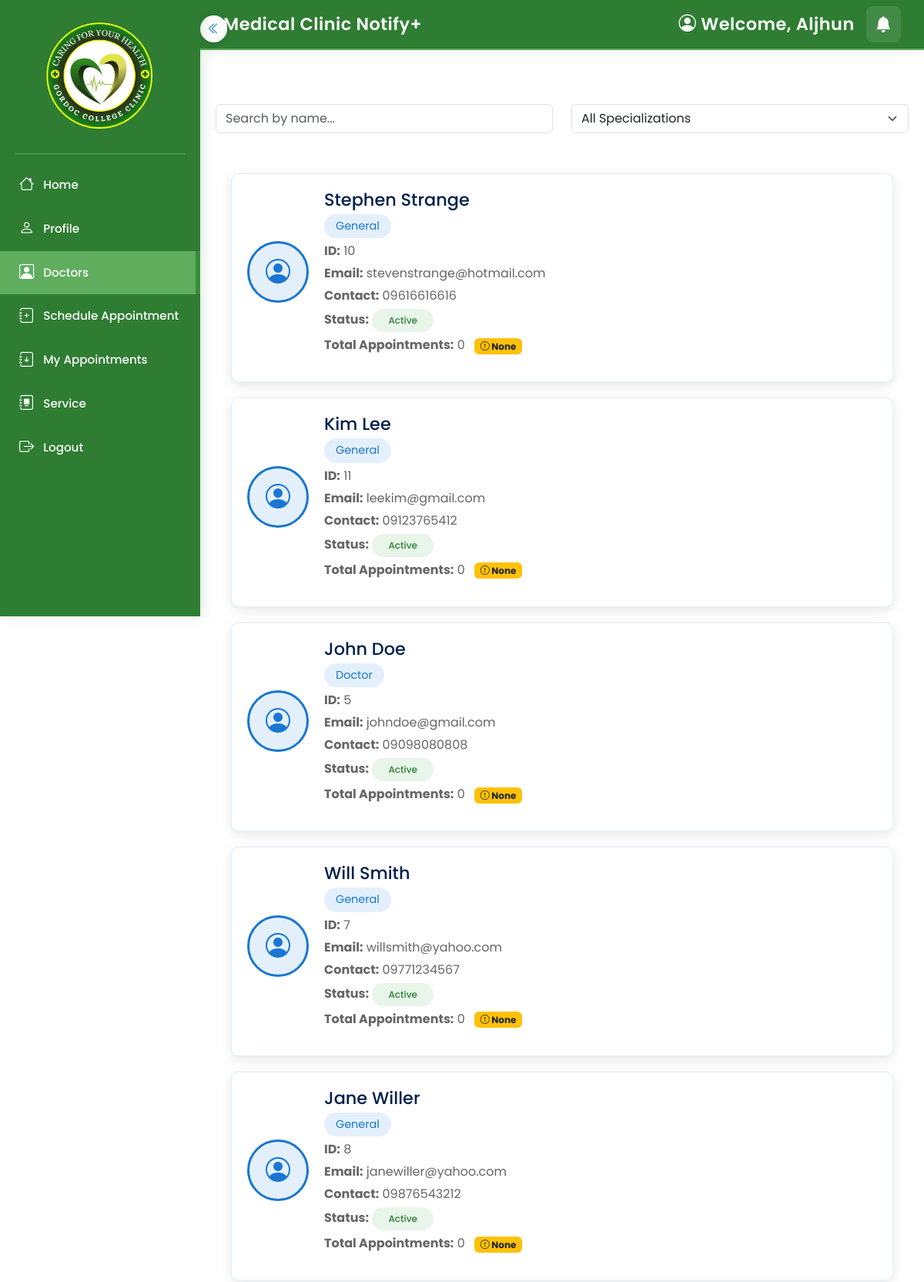
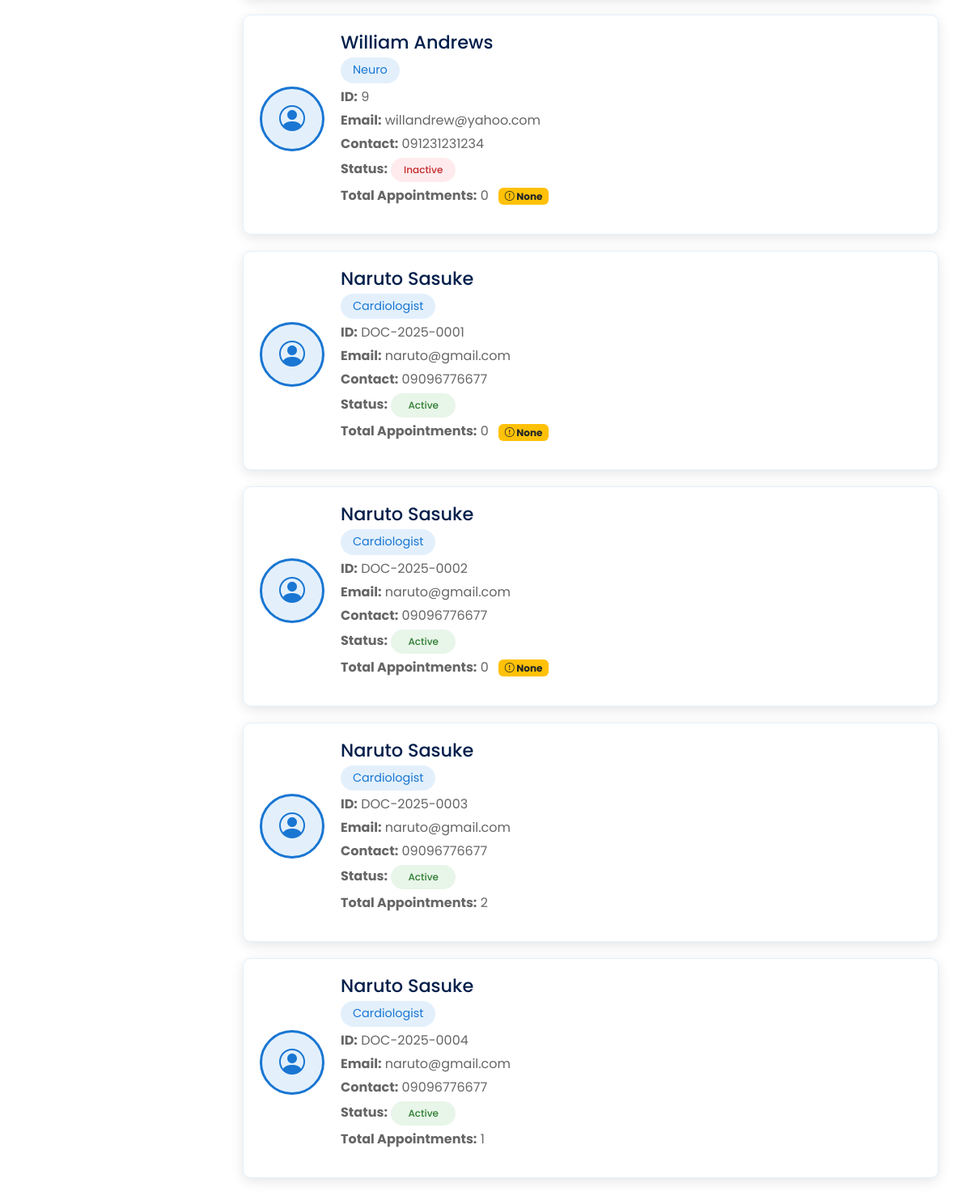
Screenshot of /doctors.php (signed in) with the database file from the repository (2 pictures, top to bottom).
### tables this page shows
CREATE TABLE `students` (
  `studentID` bigint(20) NOT NULL,
  `name` varchar(100) DEFAULT NULL,
  `address` varchar(255) DEFAULT NULL,
  `parentGuardian` varchar(100) DEFAULT NULL,
  `contactNumber` varchar(20) DEFAULT NULL,
  `course` varchar(100) DEFAULT NULL,
  `dateOfBirth` date DEFAULT NULL,
  `email` varchar(100) DEFAULT NULL,
  `gender` varchar(10) DEFAULT NULL,
  `lastLogin` datetime DEFAULT NULL,
  `lastUpdated` datetime DEFAULT NULL,
  `otpCode` varchar(10) DEFAULT NULL,
  `otpExpiry` datetime DEFAULT NULL,
  `password` varchar(100) DEFAULT NULL,
  `yearLevel` varchar(20) DEFAULT NULL,
  `year` varchar(10) DEFAULT NULL,
  `profilePhoto` varchar(255) DEFAULT NULL,
  `firstName` varchar(100) DEFAULT NULL,
  `lastName` varchar(100) DEFAULT NULL
);

CREATE TABLE `doctors` (
  `DoctorID` varchar(15) NOT NULL,
  `FirstName` varchar(100) DEFAULT NULL,
  `LastName` varchar(100) DEFAULT NULL,
  `ContactNumber` varchar(15) DEFAULT NULL,
  `Email` varchar(255) DEFAULT NULL,
  `ImageFile` varchar(255) DEFAULT NULL,
  `Specialization` varchar(100) DEFAULT NULL,
  `Phone` varchar(20) DEFAULT NULL,
  `Status` varchar(20) DEFAULT 'Active'
);

### doctors.php (the view, shortened to what this page needs)
<?php
include 'config.php';
$student_id = trim($_SESSION['studentID']);
$doctors = [];
$doctorQuery = "SELECT * FROM doctors";
$doctorResult = $conn->query($doctorQuery);
if ($doctorResult && $doctorResult->num_rows > 0) {
    while ($row = $doctorResult->fetch_assoc()) {
        $doctors[] = $row;
    }
}
$appointmentsByDoctor = [];
$appointmentQuery = "SELECT DoctorID, COUNT(*) as TotalAppointments FROM appointments GROUP BY DoctorID";
$appointmentResult = $conn->query($appointmentQuery);
while ($appointment = $appointmentResult->fetch_assoc()) {
    $appointmentsByDoctor[$appointment['DoctorID']] = $appointment['TotalAppointments'];
}
$student_first_name = '';
$student_query = "SELECT FirstName FROM students WHERE StudentID = ? LIMIT 1";
$student_stmt = $conn->prepare($student_query);
if ($student_stmt) {
    $student_stmt->bind_param("s", $student_id);
    $student_stmt->execute();
    $student_result = $student_stmt->get_result();
    if ($student_result && $student_result->num_rows > 0) {
        $student_row = $student_result->fetch_assoc();
        $student_first_name = $student_row['FirstName'];
    }
}
?>
<!DOCTYPE html>
<html lang="en">
<head>
    <link href="https://cdn.jsdelivr.net/npm/bootstrap@5.3.0-alpha1/dist/css/bootstrap.min.css" rel="stylesheet">
    <link href="https://cdn.jsdelivr.net/npm/bootstrap-icons/font/bootstrap-icons.css" rel="stylesheet">
</head>
<body>
    <button class="toggle-btn" id="sidebarToggle" aria-label="Toggle sidebar">
    </button>
    <div class="sidebar" id="sidebar">
        <img src="img/GCLINIC.png" alt="Logo">
        <div class="sidebar-divider"></div>
        <a href="studentDashboard.php"><i class="bi bi-house"></i> Home</a>
        <a href="studentHome.php"><i class="bi bi-person"></i> Profile</a>
        <a href="doctors.php" class="active"><i class="bi bi-person-square"></i> Doctors</a>
        <a href="appointment.php"><i class="bi bi-journal-plus"></i> Schedule Appointment</a>
        <a href="schedule.php"><i class="bi bi-journal-arrow-down"></i> My Appointments</a>
        <a href="services.php"><i class="bi bi-journal-album"></i> Service</a>
        <a href="logout.php"><i class="bi bi-box-arrow-right"></i> Logout</a>
    </div>
    <div class="top-bar">
        <span>Medical Clinic Notify+</span>
        <div class="d-flex align-items-center">
            <div class="welcome-text">
                <i class="bi bi-person-circle"></i>
                Welcome, <?php echo htmlspecialchars($student_first_name); ?>
            </div>
            <div class="notification-bell" data-bs-toggle="tooltip" data-bs-placement="bottom" title="Notifications" style="position: relative;">
                <i class="bi bi-bell-fill"></i>
            </div>
        </div>
    </div>
    <div class="main-content">
        <div class="row mb-4">
            <div class="col-md-6 mb-2">
                <input type="text" id="doctorSearch" class="form-control" placeholder="Search by name...">
            </div>
            <div class="col-md-6 mb-2">
                <select id="specializationFilter" class="form-select">
                    <option value="">All Specializations</option>
                </select>
            </div>
        </div>
        <div class="doctors-container">
            <?php if (count($doctors) > 0): ?>
                <?php foreach ($doctors as $doctor): ?>
                    <div class="doctor-card"
                         data-name="<?php echo strtolower(htmlspecialchars($doctor['FirstName'] . ' ' . $doctor['LastName'])); ?>"
                         data-specialization="<?php echo strtolower(htmlspecialchars($doctor['Specialization'] ?? 'General')); ?>">
                        <div class="doctor-header">
                            <?php if (!empty($doctor['ImageFile']) && file_exists($doctor['ImageFile'])): ?>
                                <img src="<?php echo htmlspecialchars($doctor['ImageFile']); ?>" alt="Doctor" class="doctor-image">
                            <?php else: ?>
                                <div class="doctor-image" style="background:#e3f0fc;display:flex;align-items:center;justify-content:center;font-size:2rem;color:#1976d2;">
                                    <i class="bi bi-person-circle"></i>
                                </div>
                            <?php endif; ?>
                            <div class="doctor-info">
                                <h3><?php echo htmlspecialchars($doctor['FirstName'] . ' ' . $doctor['LastName']); ?></h3>
                                <div class="doctor-specialty"><?php echo htmlspecialchars($doctor['Specialization'] ?? 'General'); ?></div>
                                <p class="mb-1"><strong>ID:</strong> <?php echo htmlspecialchars($doctor['DoctorID']); ?></p>
                                <p class="mb-1"><strong>Email:</strong> <?php echo htmlspecialchars($doctor['Email'] ?? 'N/A'); ?></p>
                                <p class="mb-1"><strong>Contact:</strong> <?php echo htmlspecialchars($doctor['ContactNumber'] ?? 'N/A'); ?></p>
                                <p class="mb-1">
                                    <strong>Status:</strong>
                                    <span class="status-badge <?php echo ($doctor['Status'] ?? '') == 'Active' ? 'status-active' : 'status-inactive'; ?>">
                                        <?php echo $doctor['Status'] ?? 'Inactive'; ?>
                                    </span>
                                </p>
                                <p class="mb-0">
                                    <strong>Total Appointments:</strong>
                                    <?php
                                        $totalAppt = isset($appointmentsByDoctor[$doctor['DoctorID']]) ? $appointmentsByDoctor[$doctor['DoctorID']] : 0;
                                        echo $totalAppt;
                                        if ($totalAppt == 0) {
                                            echo ' <span class="badge bg-warning text-dark ms-2"><i class="bi bi-exclamation-circle"></i> None</span>';
                                        }
                                    ?>
                                </p>
                            </div>
                        </div>
                    </div>
                <?php endforeach; ?>
            <?php else: ?>
                <div class="alert alert-info">No doctors found.</div>
            <?php endif; ?>
        </div>
    </div>
</body>
</html>

### doctors.php (style rules this page uses)
body { margin: 0; font-family: 'Poppins', sans-serif; overflow-x: hidden; }
.sidebar { width: 260px; height: 100vh; position: fixed; background-color: #2e7d32 !important; color: white; padding-top: 15px; box-shadow: 4px 0 15px rgba(46, 125, 50, 0.15); transition: transform 0.3s ease; z-index: 2000; overflow-y: hidden; left: 0; top: 0; display: block; }
.sidebar img { width: 65%; height: auto; margin: 0 auto 15px; display: block; filter: none; transition: transform 0.3s ease; }
.sidebar-divider { border-bottom: 1.5px solid #60ad5e; margin: 12px 20px; }
.sidebar a { display: flex; align-items: center; color: #fff; text-decoration: none; padding: 14px 25px; width: 100%; transition: all 0.3s ease; font-size: 0.95rem; font-weight: 500; position: relative; overflow: hidden; }
.sidebar a i { margin-right: 12px; font-size: 1.2rem; transition: transform 0.3s ease; }
.sidebar a.active { background: #60ad5e; color: #fff; border-right: 6px solid #388e3c; }
.top-bar { width: calc(100% - 260px); height: 65px; background-color: #2e7d32; color: #fff; display: flex; align-items: center; padding: 0 30px; font-size: 1.4rem; font-weight: 600; margin-left: 260px; justify-content: space-between; transition: all 0.3s ease; box-shadow: 0 2px 15px rgba(46, 125, 50, 0.1); border-bottom: 2px solid #60ad5e; letter-spacing: 0.5px; }
.notification-bell { position: relative; cursor: pointer; padding: 8px 12px; border-radius: 8px; transition: all 0.3s ease; background: rgba(255, 255, 255, 0.1); margin-left: 15px; display: flex; align-items: center; justify-content: center; }
.notification-bell i { font-size: 1.3rem; color: #fff; }
.toggle-btn { position: fixed; left: 260px; top: 20px; background: #fff; color: #1976d2; border: none; width: 35px; height: 35px; padding: 0; border-radius: 50%; box-shadow: 0 2px 10px rgba(1, 31, 75, 0.15); cursor: pointer; z-index: 1100; transition: all 0.3s ease; display: flex; align-items: center; justify-content: center; }
.main-content { margin-left: 260px; padding: 20px; padding-top: 70px; transition: margin-left 0.3s ease; }
.doctors-container { max-width: 1200px; margin: 0 auto; padding: 20px; }
.doctor-card { background: #fff; border-radius: 10px; box-shadow: 0 4px 15px rgba(0, 0, 0, 0.1); padding: 20px; margin-bottom: 20px; transition: transform 0.3s ease, box-shadow 0.3s ease; border: 1px solid #e3f0fc; }
.doctor-header { display: flex; align-items: center; margin-bottom: 15px; }
.doctor-image { width: 80px; height: 80px; border-radius: 50%; object-fit: cover; margin-right: 20px; border: 3px solid #1976d2; }
.doctor-info h3 { margin: 0; color: #011f4b; font-size: 1.4rem; }
.doctor-info p { margin: 5px 0; color: #666; }
.doctor-specialty { background: #e3f0fc; color: #1976d2; padding: 5px 15px; border-radius: 20px; font-size: 0.9rem; display: inline-block; margin-top: 5px; }
.status-badge { padding: 6px 12px; border-radius: 20px; font-size: 12px; font-weight: 500; display: inline-block; min-width: 80px; text-align: center; }
.status-active { background-color: #e8f5e9; color: #2e7d32; }
.status-inactive { background-color: #ffebee; color: #c62828; }

### rows the page displays
students: firstName "Aljhun"
doctors: FirstName+LastName "Stephen Strange", Specialization "General", DoctorID "10", Email "stevenstrange@hotmail.com", ContactNumber "09616616616", Status "Active", DoctorID "0", shows "None"
doctors: FirstName+LastName "Kim Lee", Specialization "General", DoctorID "11", Email "leekim@gmail.com", ContactNumber "09123765412", Status "Active", DoctorID "0", shows "None"
doctors: FirstName+LastName "John Doe", Specialization "Doctor", DoctorID "5", Email "johndoe@gmail.com", ContactNumber "09098080808", Status "Active", DoctorID "0", shows "None"
doctors: FirstName+LastName "Will Smith", Specialization "General", DoctorID "7", Email "willsmith@yahoo.com", ContactNumber "09771234567", Status "Active", DoctorID "0", shows "None"
doctors: FirstName+LastName "Jane Willer", Specialization "General", DoctorID "8", Email "janewiller@yahoo.com", ContactNumber "09876543212", Status "Active", DoctorID "0", shows "None"
doctors: FirstName+LastName "William Andrews", Specialization "Neuro", DoctorID "9", Email "willandrew@yahoo.com", ContactNumber "091231231234", Status "Inactive", DoctorID "0", shows "None"
doctors: FirstName+LastName "Naruto Sasuke", Specialization "Cardiologist", DoctorID "DOC-2025-0001", Email "naruto@gmail.com", ContactNumber "09096776677", Status "Active", DoctorID "0", shows "None"
doctors: FirstName+LastName "Naruto Sasuke", Specialization "Cardiologist", DoctorID "DOC-2025-0002", Email "naruto@gmail.com", ContactNumber "09096776677", Status "Active", DoctorID "0", shows "None"
doctors: FirstName+LastName "Naruto Sasuke", Specialization "Cardiologist", DoctorID "DOC-2025-0003", Email "naruto@gmail.com", ContactNumber "09096776677", Status "Active", DoctorID "2"
doctors: FirstName+LastName "Naruto Sasuke", Specialization "Cardiologist", DoctorID "DOC-2025-0004", Email "naruto@gmail.com", ContactNumber "09096776677", Status "Active", DoctorID "1"
